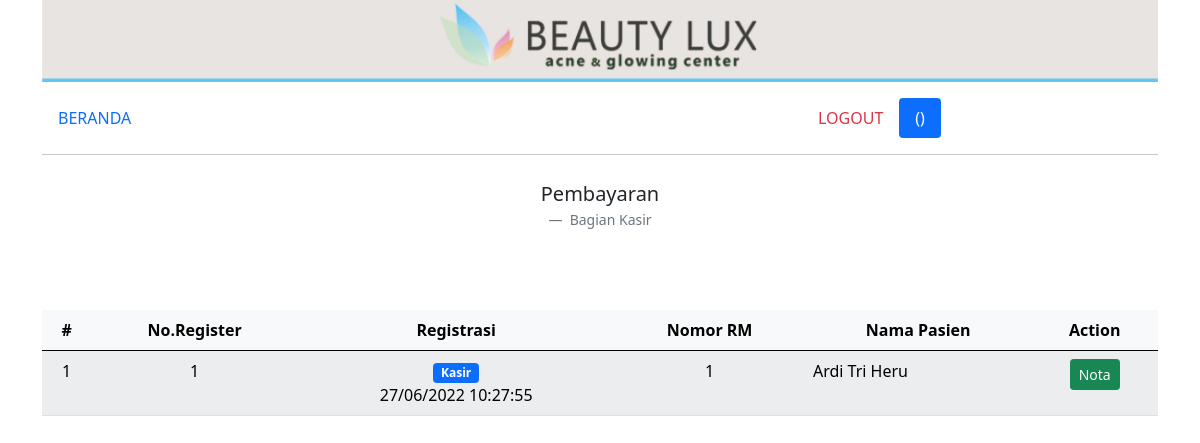
Before: /kasir.php with the older database file.
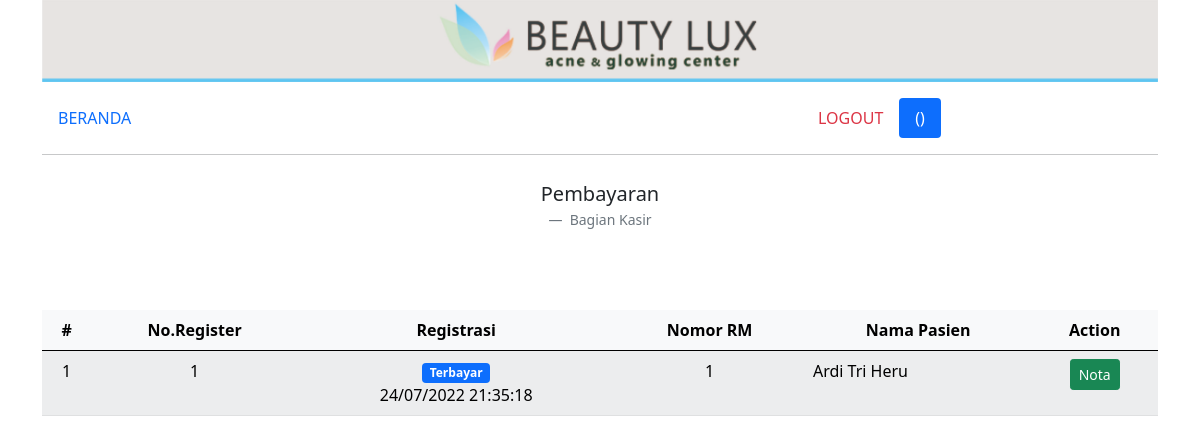
After: the same page with the newer database file.
### tables this page shows
CREATE TABLE `detail_penjualan` (
  `id_detail_penjualan` int(100) NOT NULL AUTO_INCREMENT,
  `id_treatment` int(100) NOT NULL,
  `id_produk` int(100) NOT NULL,
  `harga_satuan` int(5) NOT NULL,
  `jumlah` int(3) NOT NULL,
  `tanggal` date NOT NULL,
  `jam` time NOT NULL,
  PRIMARY KEY (`id_detail_penjualan`),
  KEY `id_detail_penjualan` (`id_detail_penjualan`),
  KEY `id_produk` (`id_produk`)
);

CREATE TABLE `treatment` (
  `id_treatment` int(100) NOT NULL AUTO_INCREMENT,
  `id_customer` int(10) NOT NULL,
  `id_user` int(3) NOT NULL,
  `dokter` varchar(50) NOT NULL,
  `konsultasi` varchar(100) NOT NULL,
  `note` varchar(100) NOT NULL,
  `tanggal` timestamp NOT NULL DEFAULT current_timestamp() ON UPDATE current_timestamp(),
  `status` int(1) NOT NULL,
  `kesimpulan` varchar(100) DEFAULT NULL,
  PRIMARY KEY (`id_treatment`),
  KEY `id_treatment` (`id_treatment`),
  KEY `id_customer` (`id_customer`),
  CONSTRAINT `treatment_ibfk_1` FOREIGN KEY (`id_customer`) REFERENCES `customer` (`id_customer`)
);

CREATE TABLE `customer` (
  `id_customer` int(10) NOT NULL AUTO_INCREMENT,
  `nama` varchar(50) NOT NULL,
  `tgl_lahir` date NOT NULL,
  `tempat_lahir` varchar(20) NOT NULL,
  `alamat` varchar(100) NOT NULL,
  `no_hp` varchar(13) NOT NULL,
  PRIMARY KEY (`id_customer`),
  KEY `id_customer` (`id_customer`)
);

### kasir.php (the view)
<?php include('templates/header.php'); ?>
<div class="container">
    <div class="row">
        <div class="col-md-12">
            <img src="img/header.jpg" class="img-fluid" alt="...">
        </div>
    </div>
    <div class="row mt-3 mb-2">
        <div class="col">
            <?php include('menu.php'); ?>
        </div>
    </div>
    <div class="row">
        <figure class="text-center">
            <blockquote class="blockquote">
                <p>Pembayaran</p>
            </blockquote>
            <figcaption class="blockquote-footer">
                Bagian Kasir
            </figcaption>
        </figure>
    </div>
    <div class="row mt-5">
        <div class="col-md-12">
            <table class="table table-hover table-light table-striped">
                <thead>
                    <tr>
                        <th class="text-center" scope="col">#</th>
                        <th class="text-center" scope="col">No.Register</th>
                        <th class="text-center" scope="col">Registrasi</th>
                        <th class="text-center" scope="col">Nomor RM</th>
                        <th class="text-center" scope="col">Nama Pasien</th>
                        <th class="text-center" scope="col">Action</th>
                    </tr>
                </thead>
                <tbody>
                    <?php
                    $no = 1;
                    include 'templates/koneksi.php';
                    $query = mysqli_query($koneksi, "
                    SELECT *,
                    CASE
                    WHEN treatment.status = 0 THEN 'Proses konsultasi'
                    WHEN treatment.status = 1 THEN 'Farmasi'
                    WHEN treatment.status = 2 THEN 'Kasir'
                    WHEN treatment.status = 3 THEN 'Terbayar'
                    END AS nm_status
                    FROM detail_penjualan
                    JOIN treatment
                    ON detail_penjualan.id_treatment = treatment.id_treatment
                    JOIN customer
                    ON treatment.id_customer = customer.id_customer
                    GROUP BY detail_penjualan.id_treatment
                    ");
                    while ($d = mysqli_fetch_array($query)) {
                    ?>
                        <tr>
                            <td class="text-center" scope="row"><?= $no++; ?></td>
                            <td class="text-center" scope="row"><?= $d['id_treatment']; ?></td>
                            <td class="text-center" scope="row"><span class="badge bg-primary"><?= $d['nm_status']; ?></span><br><?= date('d/m/Y H:i:s', strtotime($d['tanggal'])); ?></td>
                            <td class="text-center" scope="row"><?= $d['id_customer']; ?></td>
                            <td class="text-right" scope="row"><?= $d['nama']; ?></td>
                            <td class="text-center" scope="row">
                                <a href="kasir_nota.php?id_treatment=<?= $d['id_treatment']; ?>&nama=<?= $d['nama']; ?>" type="button" class="btn btn-success btn-sm">Nota</a>
                            </td>
                        </tr>
                    <?php } ?>
            </table>
        </div>
    </div>
</div>
<?php include('templates/footer.php'); ?>

Changed rows visible on the page:
changed detail_penjualan "Ardi Tri Heru": nm_status "Kasir" → "Terbayar"; id_treatment.tanggal "27/06/2022 10:27:55" → "24/07/2022 21:35:18"
